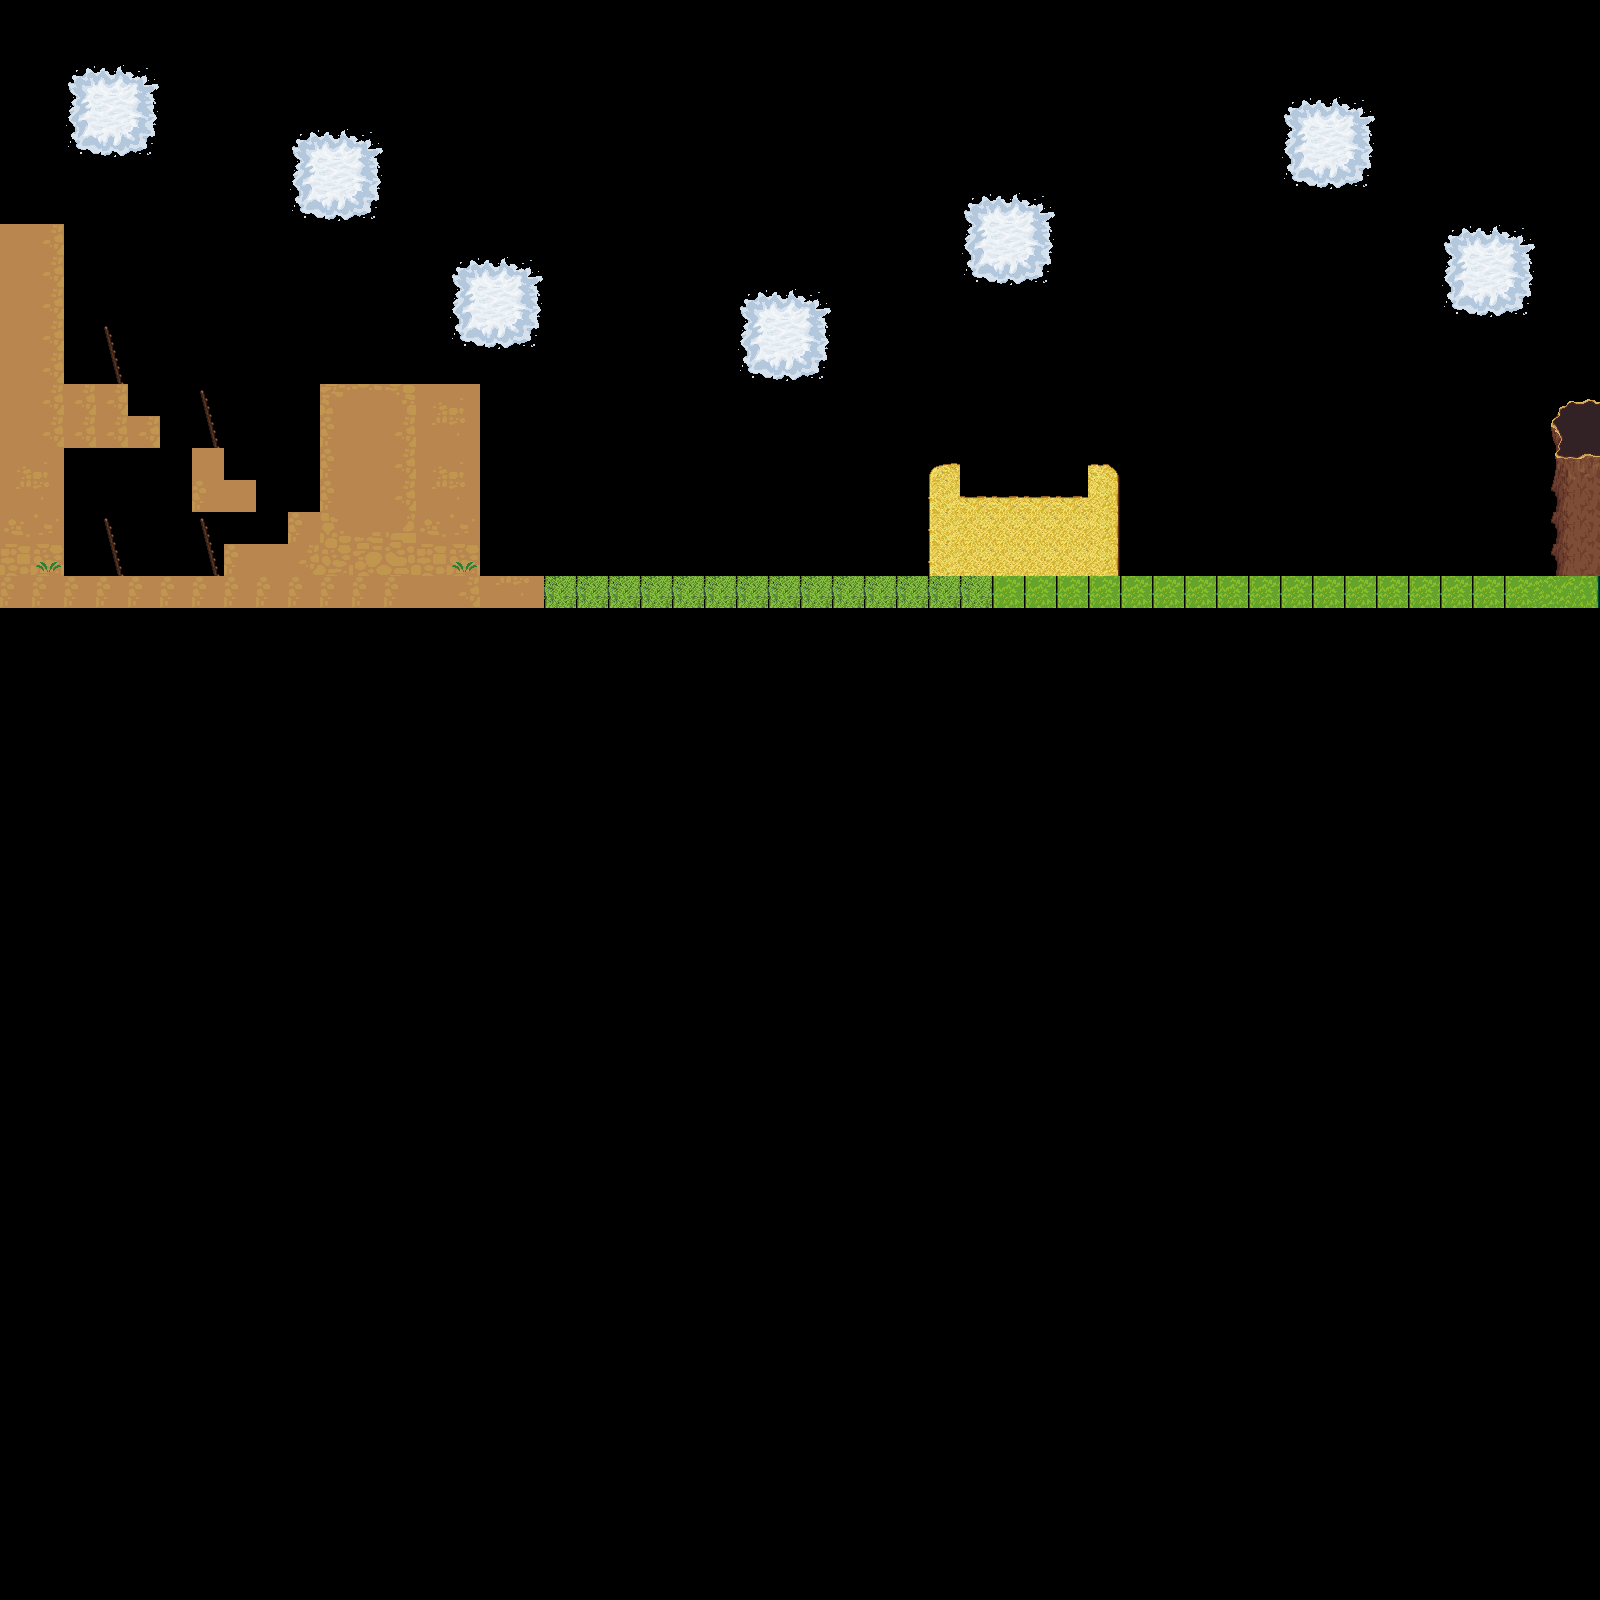

The image is a tile-based game level rendered from a .tmx file. Its description and source (layers, tilesets, objects; grid data summarised) follow:
An orthogonal 50x50 tile map with 32x32 px tiles, 2 tile layers (Tile Layer 1, Tile Layer 2), 4 tilesets and 6 objects.

<map version="1.0" orientation="orthogonal" renderorder="right-down" width="50" height="50" tilewidth="32" tileheight="32" nextobjectid="22">
 <tileset firstgid="1" name="terrain" tilewidth="32" tileheight="32" tilecount="1024" columns="32">
  <image source="../images/terrain.png" width="1024" height="1024" />
  <tile id="272">
   <properties>
    <property name="sensor" type="int" value="0" />
   </properties>
  </tile>
  <tile id="447">
   <properties>
    <property name="sensor" value="false" />
   </properties>
  </tile>
  <tile id="466">
   <properties>
    <property name="collision" value="false" />
    <property name="sensor" value="false" />
   </properties>
  </tile>
  <tile id="467">
   <properties>
    <property name="collision" value="false" />
    <property name="sensor" value="false" />
   </properties>
  </tile>
  <tile id="468">
   <properties>
    <property name="collision" value="false" />
    <property name="sensor" value="false" />
   </properties>
  </tile>
  <tile id="479">
   <properties>
    <property name="sensor" value="false" />
   </properties>
  </tile>
  <tile id="498">
   <properties>
    <property name="collision" value="false" />
    <property name="sensor" value="false" />
   </properties>
  </tile>
  <tile id="499">
   <properties>
    <property name="collision" value="false" />
    <property name="sensor" value="false" />
   </properties>
  </tile>
  <tile id="500">
   <properties>
    <property name="collision" value="false" />
    <property name="sensor" value="false" />
   </properties>
  </tile>
  <tile id="511">
   <properties>
    <property name="sensor" value="false" />
   </properties>
  </tile>
  <tile id="530">
   <properties>
    <property name="collision" value="false" />
    <property name="sensor" value="false" />
   </properties>
  </tile>
  <tile id="531">
   <properties>
    <property name="collision" value="false" />
    <property name="sensor" value="false" />
   </properties>
  </tile>
  <tile id="532">
   <properties>
    <property name="collision" value="false" />
    <property name="sensor" value="false" />
   </properties>
  </tile>
  <tile id="632">
   <properties>
    <property name="sensor" value="false" />
   </properties>
  </tile>
  <tile id="633">
   <properties>
    <property name="sensor" value="false" />
   </properties>
  </tile>
  <tile id="664">
   <properties>
    <property name="sensor" value="false" />
   </properties>
  </tile>
  <tile id="665">
   <properties>
    <property name="sensor" value="false" />
   </properties>
  </tile>
 </tileset>
 <tileset firstgid="1025" name="Newton" tilewidth="32" tileheight="32" tilecount="16" columns="4">
  <image source="../images/Newton.png" width="128" height="128" />
  <tile id="0">
   <properties>
    <property name="Class" value="Newton" />
    <property name="collision" type="int" value="1" />
   </properties>
  </tile>
 </tileset>
 <tileset firstgid="1041" name="EnemyTanks" tilewidth="32" tileheight="32" tilecount="11" columns="11">
  <image source="../images/EnemyTanks.png" width="352" height="32" />
  <tile id="0">
   <properties>
    <property name="Class" value="Enemy" />
   </properties>
  </tile>
 </tileset>
 <tileset firstgid="1052" name="Fruits" tilewidth="32" tileheight="32" tilecount="50" columns="10">
  <image source="../images/Fruits.png" width="320" height="164" />
  <tile id="2">
   <properties>
    <property name="Class" value="Apple" />
   </properties>
  </tile>
 </tileset>
 <layer name="Tile Layer 1" width="50" height="50">
  <properties>
   <property name="collision" value="1" />
  </properties>
  <data>[2500 cells, 142 non-empty, 37 distinct tile ids]</data>
 </layer>
 <layer name="Tile Layer 2" width="50" height="50">
  <properties>
   <property name="collision" value="true" />
   <property name="type" type="int" value="0" />
  </properties>
  <data>[2500 cells, 75 non-empty, 12 distinct tile ids]</data>
 </layer>
 <objectgroup name="Object Layer 1">
  <object id="11" gid="1041" x="961.334" y="483" width="32" height="32">
   <properties>
    <property name="vx" type="int" value="15" />
   </properties>
  </object>
  <object id="12" gid="1041" x="1172.33" y="536.667" width="32" height="32" />
  <object id="13" gid="1041" x="678.667" y="556" width="32" height="32">
   <properties>
    <property name="vx" type="int" value="200" />
   </properties>
  </object>
  <object id="15" gid="1054" x="178" y="410" width="15" height="15" />
  <object id="19" gid="1041" x="1412.34" y="556.666" width="32" height="32" />
  <object id="21" gid="1025" x="95.9997" y="544" width="32" height="32" />
 </objectgroup>
</map>
